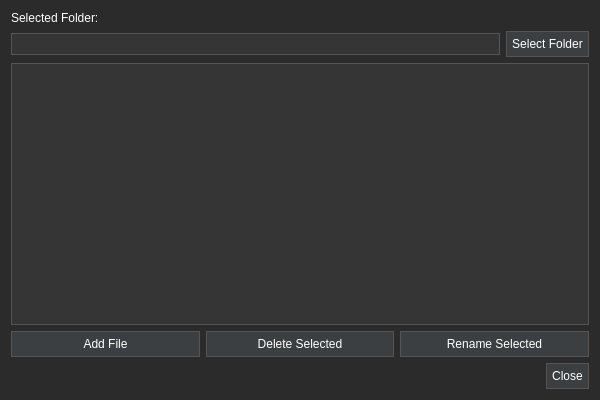
<ui version="4.0">
 <class>ManageObjects</class>
 <widget class="QDialog" name="ManageObjects">
  <property name="geometry">
   <rect>
    <x>0</x>
    <y>0</y>
    <width>600</width>
    <height>400</height>
   </rect>
  </property>
  <property name="windowTitle">
   <string>Manage Objects</string>
  </property>
  <property name="styleSheet">
   <string notr="true">QDialog {
    background-color: #2b2b2b;
    color: #ffffff;
}
QPushButton {
    background-color: #3c3f41;
    border: 1px solid #555555;
    color: #ffffff;
    padding: 5px;
}
QPushButton:hover {
    background-color: #4c4f51;
}
QPushButton:pressed {
    background-color: #5c5f61;
}
QListWidget {
    background-color: #353535;
    border: 1px solid #555555;
    color: #ffffff;
}
QLineEdit {
    background-color: #353535;
    border: 1px solid #555555;
    color: #ffffff;
    padding: 2px;
}
QLabel {
    color: #ffffff;
}</string>
  </property>
  <layout class="QVBoxLayout" name="verticalLayout">
   <item>
    <widget class="QLabel" name="label">
     <property name="text">
      <string>Selected Folder:</string>
     </property>
    </widget>
   </item>
   <item>
    <layout class="QHBoxLayout" name="horizontalLayout">
     <item>
      <widget class="QLineEdit" name="folderPathEdit">
       <property name="readOnly">
        <bool>true</bool>
       </property>
      </widget>
     </item>
     <item>
      <widget class="QPushButton" name="selectFolderButton">
       <property name="text">
        <string>Select Folder</string>
       </property>
      </widget>
     </item>
    </layout>
   </item>
   <item>
    <widget class="QListWidget" name="fileListWidget"/>
   </item>
   <item>
    <layout class="QHBoxLayout" name="horizontalLayout_2">
     <item>
      <widget class="QPushButton" name="addFileButton">
       <property name="text">
        <string>Add File</string>
       </property>
      </widget>
     </item>
     <item>
      <widget class="QPushButton" name="deleteFileButton">
       <property name="text">
        <string>Delete Selected</string>
       </property>
      </widget>
     </item>
     <item>
      <widget class="QPushButton" name="renameFileButton">
       <property name="text">
        <string>Rename Selected</string>
       </property>
      </widget>
     </item>
    </layout>
   </item>
   <item>
    <widget class="QDialogButtonBox" name="buttonBox">
     <property name="orientation">
      <enum>Qt::Horizontal</enum>
     </property>
     <property name="standardButtons">
      <set>QDialogButtonBox::Close</set>
     </property>
    </widget>
   </item>
  </layout>
 </widget>
 <resources/>
 <connections>
  <connection>
   <sender>buttonBox</sender>
   <signal>rejected()</signal>
   <receiver>ManageObjects</receiver>
   <slot>reject()</slot>
   <hints>
    <hint type="sourcelabel">
     <x>532</x>
     <y>379</y>
    </hint>
    <hint type="destinationlabel">
     <x>299</x>
     <y>199</y>
    </hint>
   </hints>
  </connection>
 </connections>
</ui>
